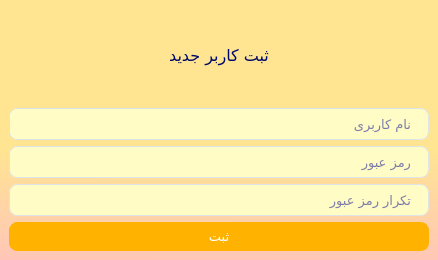
<?xml version="1.0" encoding="UTF-8"?>
<ui version="4.0">
 <class>MainWindow</class>
 <widget class="QMainWindow" name="MainWindow">
  <property name="geometry">
   <rect>
    <x>0</x>
    <y>0</y>
    <width>438</width>
    <height>260</height>
   </rect>
  </property>
  <property name="minimumSize">
   <size>
    <width>438</width>
    <height>260</height>
   </size>
  </property>
  <property name="maximumSize">
   <size>
    <width>438</width>
    <height>260</height>
   </size>
  </property>
  <property name="windowTitle">
   <string>ثبت کاربر جدید</string>
  </property>
  <property name="styleSheet">
   <string notr="true">QMainWindow{
background-color:qlineargradient(spread:pad, x1:0.528, y1:0, x2:0.518, y2:1, stop:0.572139 rgba(255, 229, 145, 255), stop:1 rgba(255, 198, 183, 255));
}

QWidget {
  background-color:;
  font-family: Vazirmatn;
  color:darkblue;
  
}
QLabel {
  color: rgb(0, 9, 105);
  font-weight: 600;
  font: 12pt ;

}
QLabel#heading {
  color: #0f1925;
  font-size: 18px;
  margin-bottom: 10px;
}

QLabel#subheading {
  color: #0f1925;
  font-size: 12px;
  font-weight: normal;
  margin-bottom: 10px;
}
QTabWidget {
    color:rgb(0,0,0);
    background-color:#000000;
}
QTabWidget::pane {
    border-color: #050a0e;
    background-color: #e0e0e0;
    border-width: 1px;
    border-radius: 4px;
    position: absolute;
    top: -0.5em;
    padding-top: 0.5em;
}

QTabWidget::tab-bar {
    alignment: center;
}

QTabBar::tab {
    border-bottom: 1px solid #c0c0c0;
    padding: 3px;
    color: #272727;
    background-color: #fefefc;
    margin-left:0px;
}
QTabBar::tab:!last {
    border-right: 1px solid;
    border-right-color: #c0c0c0;
    border-bottom-color: #c0c0c0;
}
QTabBar::tab:first {
    border-top-left-radius: 10px;
    border-bottom-left-radius: 10px;
}
QTabBar::tab:last {
    border-top-right-radius: 10px;
    border-bottom-right-radius: 10px;
}
QTabBar::tab:selected, QTabBar::tab:last:selected, QTabBar::tab:hover {
    color: #FFFFFF;
    background-color: qlineargradient(spread:pad, x1:0.5, y1:0, x2:0.5, y2:1, stop:0 #84afe5, stop:1 #1168e4);
}
QLineEdit {
  border-radius: 8px;
  border: 1px solid #e0e4e7;
  padding: 5px 15px;
  background-color: rgb(255, 252, 198);
  font: 10pt ;
}

QLineEdit:focus {
  border: 1px solid rgb(255, 179, 0);
}

QTextEdit::placeholder {
  color: #fff;
}
QTextEdit {
  border-radius: 8px;
  border: 1px solid #e0e4e7;
  padding: 5px 15px;
  background-color: rgb(255, 252, 198);
  font: 12pt ;
}

QTextEdit:focus {
  border: 1px solid #d0e3ff;
}

QTextEdit::placeholder {
  color: #fff;
}
QSpinBox {
  border-radius: 8px;
  border: 1px solid #e0e4e7;
  padding: 5px 15px;
  background-color: rgb(255, 252, 198)
}

QSpinBox:focus {
  border: 1px solid #d0e3ff;
}

QTimeEdit {
  border-radius: 8px;
  border: 1px solid #e0e4e7;
  padding: 5px 15px;
  background-color: rgb(255, 252, 198)
}

QTimeEdit:focus {
  border: 1px solid #d0e3ff;
}


QComboBox{
  background-color: rgb(255, 252, 198);
}
 QGroupBox{
  font: 10pt ;
}

QComboBox {
   border-radius: 8px;
   border: 1px solid #e0e4e7;
   padding: 2px 10px;
   background-color: rgb(255, 252, 198);
   min-width: 6em;
   color: rgb(0, 9, 105);
   font: 10pt ;
   margin-top: 1.5px;
   margin-bottom: 1.5px;

}
QComboBox::drop-down {
	subcontrol-origin: padding;
	subcontrol-position: top right;
	width: 36px;
	
	border-top-right-radius: 3px;
	border-bottom-right-radius: 3px;
}

QComboBox::drop-down:button{
	background-color:rgb(255, 252, 198) ;
	width: 25px;
}

QComboBox::down-arrow {
    image: url(/root/Documents/python/icon2.png);
    width: 15px;
    height: 13px;
	padding: 1px;
}

QComboBox::down-arrow:disabled {
	background-color: #CCC;
}

 QCheckBox{
    color: #272727;
}
QCheckBox {
    padding: 2px;
}
QCheckBox:disabled, QRadioButton:disabled {
    color: #808086;
    padding: 2px;
}

QCheckBox:hover {
    border-radius:4px;
    border-style:solid;
    padding-left: 1px;
    padding-right: 1px;
    padding-bottom: 1px;
    padding-top: 1px;
    border-width:1px;
    border-color: transparent;
}
QCheckBox::indicator:checked {
    image: url(./QSS_IMG/object-select-symbolic.symbolic.png);
    height: 15px;
    width: 15px;
    border-style:solid;
    border-width: 1px;
    border-color: #48a5fd;
    color: #ffffff;
    border-radius: 3px;
    background-color: qlineargradient(spread:pad, x1:0, y1:0, x2:0, y2:1, stop:0 #48a5fd, stop:0.5 #329cfb, stop:1 #48a5fd);
}
QCheckBox::indicator:unchecked {
    
    height: 15px;
    width: 15px;
    border-style:solid;
    border-width: 1px;
    border-color: #48a5fd;
    border-radius: 3px;
    background-color: #fbfdfa;
}
QPushButton {
  background-color: rgb(255, 179, 0);
  color: #fff;
  font-weight: 600;
  border-radius: 8px;
  border: 1px solid rgb(255, 179, 0);
  padding: 5px 15px;
  margin-top: 0px;
  margin-bottom: 0px;
  outline: 0px;
  font: 10pt ;
}

QPushButton:hover{
  background-color: rgb(236, 118, 0);
}

QPushButton:pressed{
  background-color: rgb(255, 227, 82);
  border-color:;
  font-weight: 600;
  border-radius: 8px;
  border: 3px solid rgb(255, 170, 0);
  padding: 5px 15px;
  margin-top: 0px;
  outline: 0px;
  color: rgb(255, 170, 0);
}

QMenu:hover{
  background-color: #0b5ed7;
  border: 3px solid #9ac3fe;
}

QMenu:pressed{
  background-color: rgb(255, 255, 205);
  border-color:white;
  font-weight: 600;
  border-radius: 8px;
  border: 3px solid rgb(53, 132, 228);
  padding: 5px 15px;
  margin-top: 0px;
  outline: 0px;
  color:rgb(0, 63, 184);
}

QLineEdit:focus, QTextEdit:focus, QPlainTextEdit:focus, QSpinBox:focus, QDoubleSpinBox:focus, QTimeEdit:focus, QDateEdit:focus, QDateTimeEdit:focus {
    border-width: 2px;
    border-radius: 8px;
    border-style: solid;
    border-color:rgb(255, 179, 0);
    background-color: rgb(255, 255, 231);
}
QLineEdit:disabled, QTextEdit:disabled, QPlainTextEdit:disabled, QSpinBox:disabled, QDoubleSpinBox:disabled, QTimeEdit:disabled, QDateEdit:disabled, QDateTimeEdit:disabled {
    color: #b9b9b9;
}</string>
  </property>
  <widget class="QWidget" name="centralwidget">
   <layout class="QGridLayout" name="gridLayout_2">
    <item row="0" column="0">
     <layout class="QGridLayout" name="gridLayout">
      <item row="2" column="0">
       <widget class="QLineEdit" name="username">
        <property name="placeholderText">
         <string>نام کاربری</string>
        </property>
       </widget>
      </item>
      <item row="3" column="0">
       <widget class="QLineEdit" name="password">
        <property name="placeholderText">
         <string>رمز عبور</string>
        </property>
       </widget>
      </item>
      <item row="5" column="0">
       <widget class="QPushButton" name="send">
        <property name="text">
         <string>ثبت</string>
        </property>
       </widget>
      </item>
      <item row="1" column="0">
       <widget class="QLabel" name="label">
        <property name="font">
         <font>
          <family>Vazirmatn</family>
          <pointsize>12</pointsize>
          <weight>50</weight>
          <italic>false</italic>
          <bold>false</bold>
         </font>
        </property>
        <property name="text">
         <string>ثبت کاربر جدید</string>
        </property>
        <property name="textFormat">
         <enum>Qt::PlainText</enum>
        </property>
        <property name="alignment">
         <set>Qt::AlignCenter</set>
        </property>
       </widget>
      </item>
      <item row="4" column="0">
       <widget class="QLineEdit" name="repeatedpassword">
        <property name="placeholderText">
         <string>تکرار رمز عبور</string>
        </property>
       </widget>
      </item>
     </layout>
    </item>
   </layout>
  </widget>
 </widget>
 <resources/>
 <connections/>
</ui>
